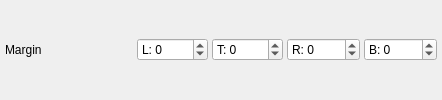
                     <widget class="QWidget" name="marginRow" native="true">
                      <property name="minimumSize">
                       <size>
                        <width>0</width>
                        <height>24</height>
                       </size>
                      </property>
                      <layout class="QHBoxLayout" name="horizontalLayout_margin">
                       <property name="spacing">
                        <number>4</number>
                       </property>
                       <property name="leftMargin">
                        <number>5</number>
                       </property>
                       <property name="topMargin">
                        <number>2</number>
                       </property>
                       <property name="rightMargin">
                        <number>5</number>
                       </property>
                       <property name="bottomMargin">
                        <number>2</number>
                       </property>
                       <item>
                        <widget class="QLabel" name="labelMargin">
                         <property name="minimumSize">
                          <size>
                           <width>128</width>
                           <height>0</height>
                          </size>
                         </property>
                         <property name="text">
                          <string>Margin</string>
                         </property>
                        </widget>
                       </item>
                       <item>
                        <widget class="QWidget" name="marginContent" native="true">
                         <layout class="QHBoxLayout" name="horizontalLayout_marginContent">
                          <property name="spacing">
                           <number>4</number>
                          </property>
                          <property name="leftMargin">
                           <number>0</number>
                          </property>
                          <property name="topMargin">
                           <number>0</number>
                          </property>
                          <property name="rightMargin">
                           <number>0</number>
                          </property>
                          <property name="bottomMargin">
                           <number>0</number>
                          </property>
                          <item>
                           <widget class="QSpinBox" name="marginLeftSpin">
                            <property name="minimum">
                             <number>-4096</number>
                            </property>
                            <property name="maximum">
                             <number>4096</number>
                            </property>
                            <property name="prefix">
                             <string>L: </string>
                            </property>
                           </widget>
                          </item>
                          <item>
                           <widget class="QSpinBox" name="marginTopSpin">
                            <property name="minimum">
                             <number>-4096</number>
                            </property>
                            <property name="maximum">
                             <number>4096</number>
                            </property>
                            <property name="prefix">
                             <string>T: </string>
                            </property>
                           </widget>
                          </item>
                          <item>
                           <widget class="QSpinBox" name="marginRightSpin">
                            <property name="minimum">
                             <number>-4096</number>
                            </property>
                            <property name="maximum">
                             <number>4096</number>
                            </property>
                            <property name="prefix">
                             <string>R: </string>
                            </property>
                           </widget>
                          </item>
                          <item>
                           <widget class="QSpinBox" name="marginBottomSpin">
                            <property name="minimum">
                             <number>-4096</number>
                            </property>
                            <property name="maximum">
                             <number>4096</number>
                            </property>
                            <property name="prefix">
                             <string>B: </string>
                            </property>
                           </widget>
                          </item>
                         </layout>
                        </widget>
                       </item>
                      </layout>
                     </widget>
